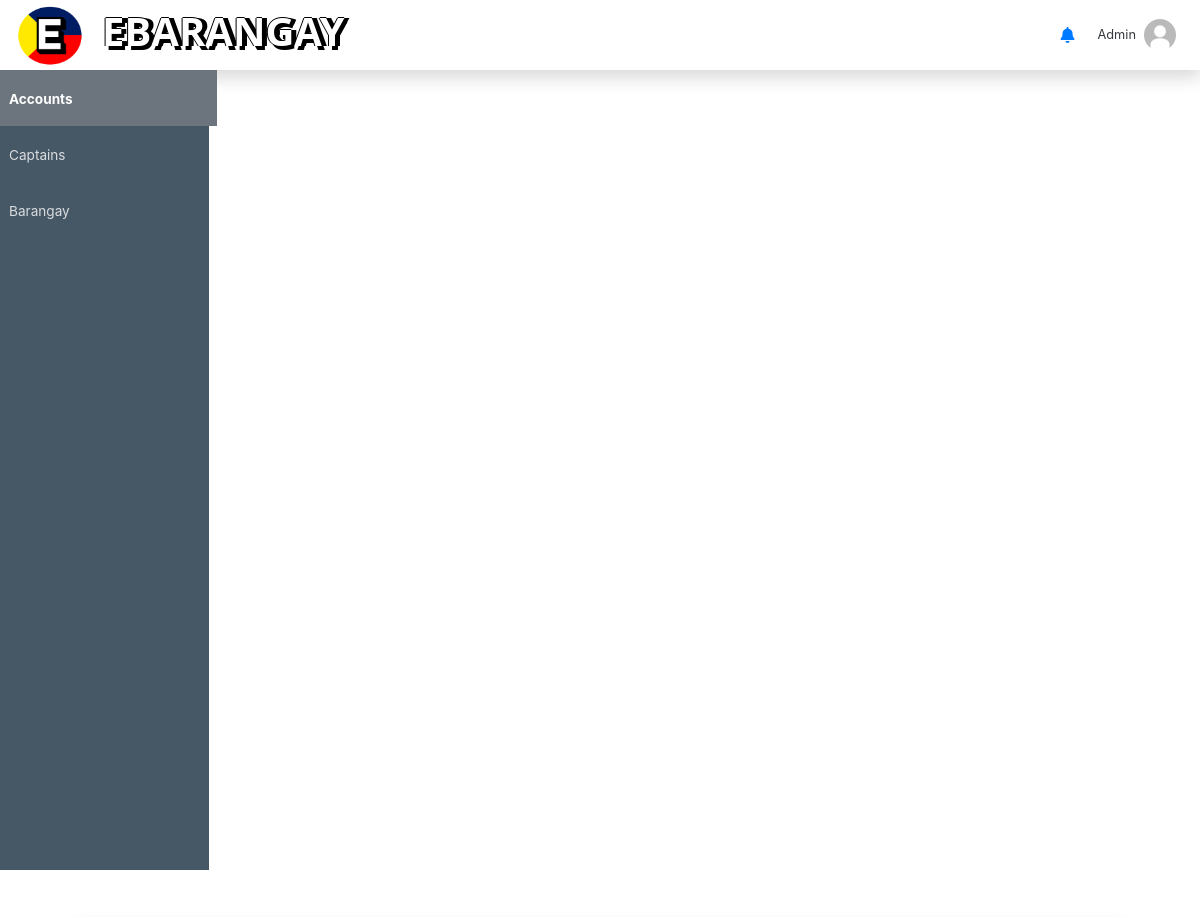
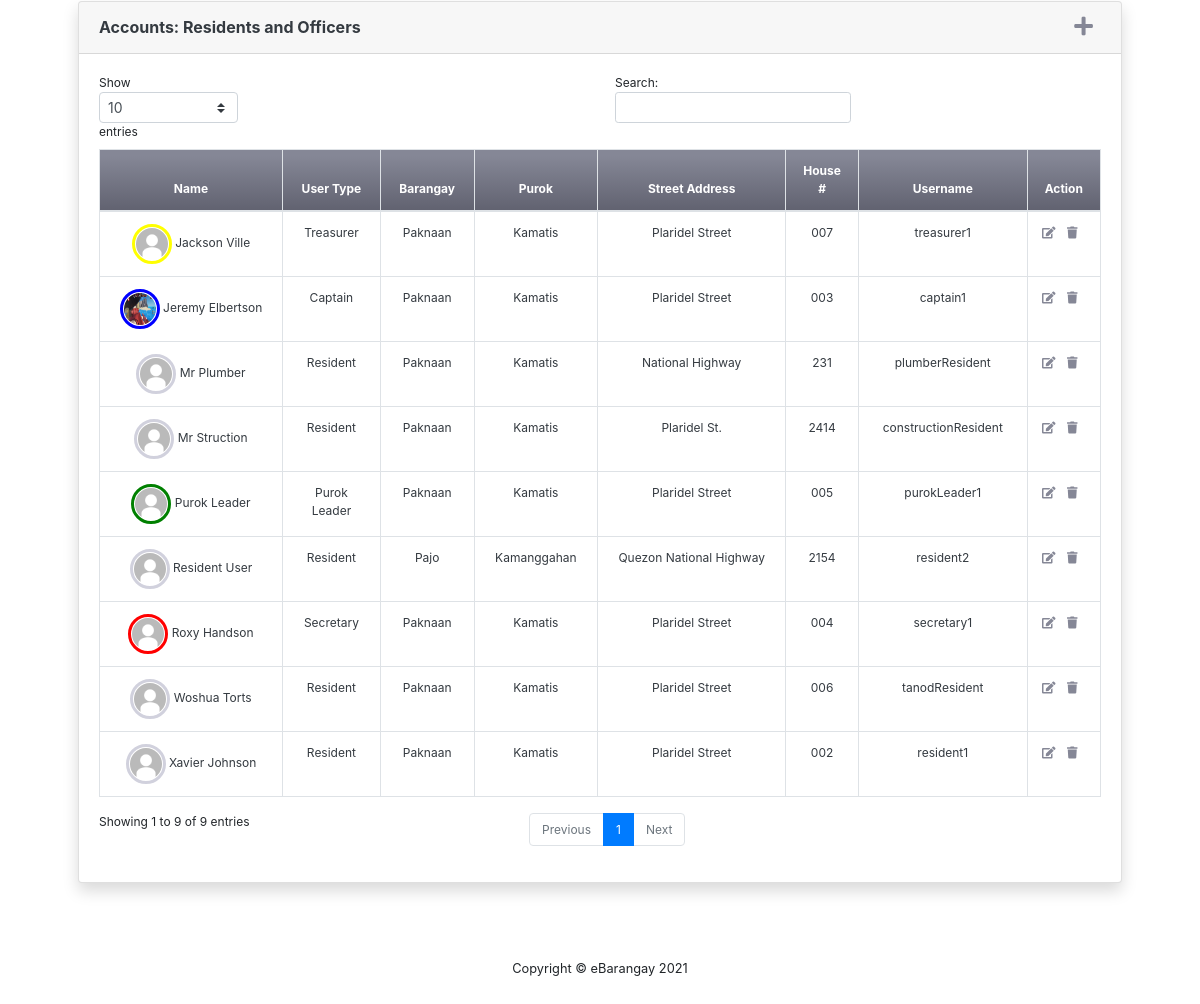
/account.php (signed in), run on the app's committed database (2 pictures, top to bottom).
### tables this page shows
CREATE TABLE `users` (
  `UsersID` int NOT NULL,
  `Firstname` varchar(50) NOT NULL,
  `Middlename` varchar(50) DEFAULT NULL,
  `Lastname` varchar(50) NOT NULL,
  `dateofbirth` varchar(50) NOT NULL,
  `civilStat` varchar(50) NOT NULL,
  `emailAdd` varchar(50) NOT NULL,
  `username` varchar(50) NOT NULL,
  `usersPwd` varchar(255) DEFAULT NULL,
  `userGender` varchar(50) DEFAULT NULL,
  `userType` varchar(50) DEFAULT NULL,
  `profile_pic` varchar(129) DEFAULT NULL,
  `userBarangay` varchar(50) DEFAULT NULL,
  `userPurok` varchar(50) DEFAULT NULL,
  `phoneNum` varchar(20) DEFAULT NULL,
  `teleNum` varchar(20) DEFAULT NULL,
  `VerifyStatus` varchar(20) NOT NULL DEFAULT 'Pending',
  `userCity` varchar(30) NOT NULL DEFAULT 'None',
  `Status` varchar(20) NOT NULL DEFAULT 'Active',
  `isRenting` varchar(20) DEFAULT 'False',
  `landlordName` varchar(50) DEFAULT 'None',
  `landlordContact` varchar(50) DEFAULT 'NONE',
  `barangayPos` varchar(50) DEFAULT 'None',
  `userAddress` varchar(50) DEFAULT NULL,
  `userHouseNum` varchar(50) DEFAULT NULL
);

### account.php (the view, shortened to what this page needs)
<?php include_once "header.php" ?>
<div class="container p-4">
<div class="card shadow mb-4 m-4">
    <div class="card-header py-3 d-flex justify-content-between">
            <h6 class="m-0 font-weight-bold text-dark">Accounts: Residents and Officers</h6>
            <a class="fas fa-plus fa-lg mr-2 text-gray-600 add_account" href="javascript:void(0)"></a>
    </div>
    <div class="card-body" style="font-size: 75%">
        <div class="table-responsive">
            <table class="table table-bordered text-center text-dark"
                id="dataTable" width="100%" cellspacing="0" cellpadding="0">
                <thead >
                    <tr class="bg-gradient-secondary text-white">
                        <th scope="col">Name</th>
                        <th scope="col">User Type</th>
                        <th scope="col">Barangay</th>
                        <th scope="col">Purok</th>
                        <th>Street Address</th>
                        <th>House #</th>
                        <th scope="col">Username</th>
                        <th scope="col">Action</th>
                    </tr>
                </thead>
                <tbody>
                    <?php
                        $accounts = $conn->query("SELECT *, concat(Firstname, ' ', Lastname) as name FROM users WHERE Status='Active'");
                        while($row=$accounts->fetch_assoc()):
                            if($row["userType"] == "Admin"){
                                continue;
                            }
                    ?>
                    <tr>
                        <td>
                            <img class="img-profile rounded-circle <?php
                                if($row["userType"] == "Resident"){
                                    echo "img-res-profile";
                                }
                                elseif($row["userType"] == "Purok Leader"){
                                    echo "img-purokldr-profile";
                                }
                                elseif($row["userType"] == "Captain"){
                                    echo "img-capt-profile";
                                }
                                elseif($row["userType"] == "Secretary"){
                                    echo "img-sec-profile";
                                }
                                elseif($row["userType"] == "Treasurer"){
                                    echo "img-treas-profile";
                                }
                                elseif($row["userType"] == "Admin"){
                                    echo "img-admin-profile";
                                }
                            ?>" src="img/<?php echo $row["profile_pic"] ?>" width="40" height="40"/>
                            <?php echo $row["name"] ?>
                        </td>
                        <td><?php echo $row["userType"] ?></td>
                        <td><?php echo $row["userBarangay"] ?></td>
                        <td><?php echo $row["userPurok"] ?></td>
                        <td><?php echo $row["userAddress"] ?></td>
                        <td><?php echo $row["userHouseNum"] ?></td>
                        <td><?php echo $row["username"] ?></td>
                        <td>
                            <a class="fas fa-edit fa-md mr-2 text-gray-600 edit_account" data-id="<?php echo $row['UsersID'] ?>" href="javascript:void(0)"></a>
                            <a class="fas fa-trash fa-md mr-2 text-gray-600 deactivate_account" data-id="<?php echo $row['UsersID'] ?>" href="javascript:void(0)"></a>
                        </td>
                    </tr>
                    <?php endwhile; ?>
                </tbody>
            </table>
        </div>
    </div>
</div>
</div>
</div>
</div>
<?php include_once "footer.php" ?>

### css/cb2.css (style rules this page uses)
.img-res-profile { padding: 1px; border: 3px solid rgb(209, 209, 221); }
.img-purokldr-profile { padding: 1px; border: 3px solid green; }
.img-capt-profile { padding: 1px; border: 3px solid blue; }
.img-sec-profile { padding: 1px; border: 3px solid red; }
.img-treas-profile { padding: 1px; border: 3px solid yellow; }

### data on the page
users: profile_pic (picture), name "Xavier Johnson", userType "Resident", userBarangay "Paknaan", userPurok "Kamatis", userAddress "Plaridel Street", userHouseNum "002", username "resident1"
users: profile_pic (picture), name "Jeremy Elbertson", userType "Captain", userBarangay "Paknaan", userPurok "Kamatis", userAddress "Plaridel Street", userHouseNum "003", username "captain1"
users: profile_pic (picture), name "Roxy Handson", userType "Secretary", userBarangay "Paknaan", userPurok "Kamatis", userAddress "Plaridel Street", userHouseNum "004", username "secretary1"
users: profile_pic (picture), name "Purok Leader", userType "Purok Leader", userBarangay "Paknaan", userPurok "Kamatis", userAddress "Plaridel Street", userHouseNum "005", username "purokLeader1"
users: profile_pic (picture), name "Resident User", userType "Resident", userBarangay "Pajo", userPurok "Kamanggahan", userAddress "Quezon National Highway", userHouseNum "2154", username "resident2"
users: profile_pic (picture), name "Woshua Torts", userType "Resident", userBarangay "Paknaan", userPurok "Kamatis", userAddress "Plaridel Street", userHouseNum "006", username "tanodResident"
users: profile_pic (picture), name "Jackson Ville", userType "Treasurer", userBarangay "Paknaan", userPurok "Kamatis", userAddress "Plaridel Street", userHouseNum "007", username "treasurer1"
users: profile_pic (picture), name "Mr Plumber", userType "Resident", userBarangay "Paknaan", userPurok "Kamatis", userAddress "National Highway", userHouseNum "231", username "plumberResident"
users: profile_pic (picture), name "Mr Struction", userType "Resident", userBarangay "Paknaan", userPurok "Kamatis", userAddress "Plaridel St.", userHouseNum "2414", username "constructionResident"
